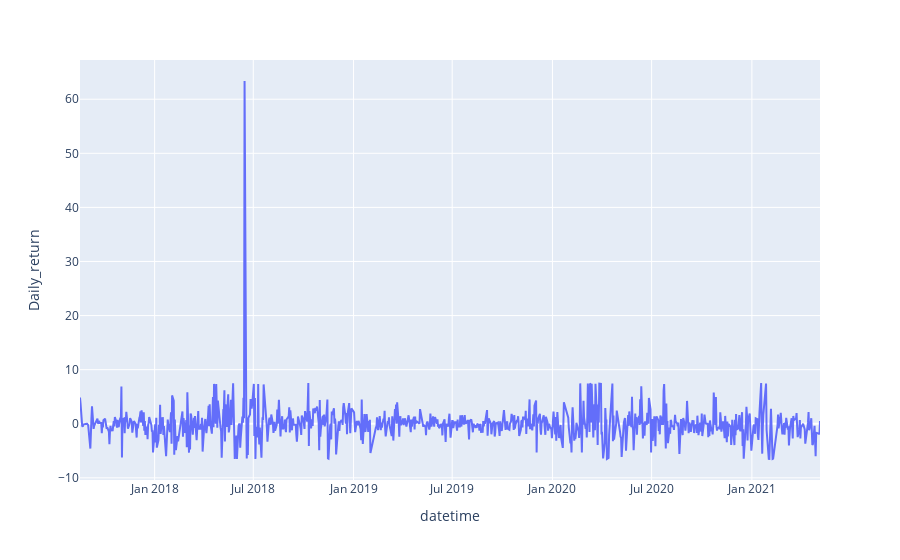

The notebook cell this image was saved under:
### Code cell
fig = go.Figure()
px.line(df, x='datetime', y='Daily_return', labels={'x':'Date', 'y':'Daily_Return_%'})

### Figure 1 — Plotly figure (JSON) as saved in the notebook; plotly's stock layout.template omitted (floating-point values rounded to 4 significant figures; data arrays with more than 128 entries replaced by an {"elided": "..."} marker saying what was removed)
{"data": [{"hovertemplate": "datetime=%{x}<br>Daily_return=%{y}<extra></extra>", "legendgroup": "", "line": {"color": "#636efa", "dash": "solid"}, "mode": "lines", "name": "", "orientation": "v", "showlegend": false, "type": "scatter", "x": {"elided": "927 str values"}, "xaxis": "x", "y": {"elided": "927 float values"}, "yaxis": "y"}], "layout": {"legend": {"tracegroupgap": 0}, "margin": {"t": 60}, "xaxis": {"anchor": "y", "domain": [0, 1], "title": {"text": "datetime"}}, "yaxis": {"anchor": "x", "domain": [0, 1], "title": {"text": "Daily_return"}}}}
